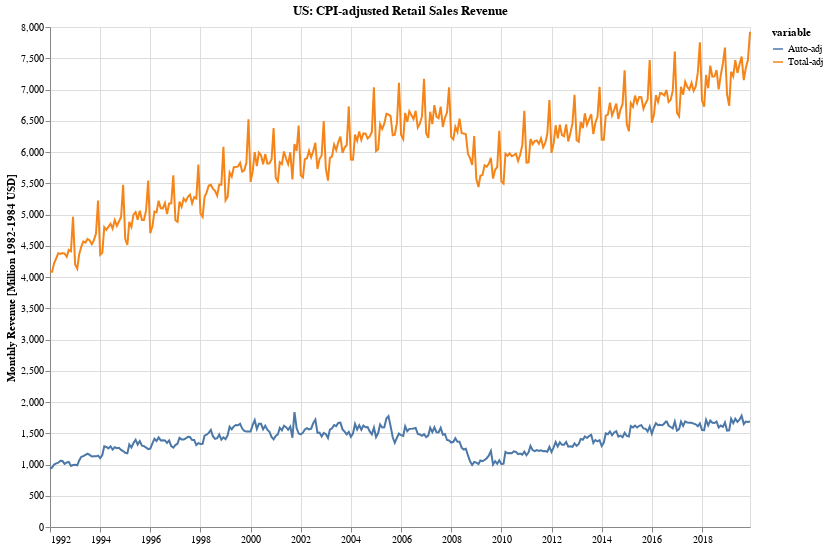

Notebook source saved alongside this figure:
### Markdown cell above
### How do the above trends look when adjusting for inflation (CPI)?

### Code cell
toCompare = [
    'Retail sales, total',
    'Retail sales, total (excl. motor vehicle and parts dealers)',
    'Retail sales and food services excl motor vehicle and parts'
]

tmp = df_combined[['Retail sales, total', 'Retail sales, total (excl. motor vehicle and parts dealers)']].copy()
tmp.columns = ['Retail sales, total', 'Retail sales excluding motor vehicles']

tmp['Retail sales, motor vehicles and parts'] = tmp['Retail sales, total'] - tmp['Retail sales excluding motor vehicles']
tmp = tmp.join(df_cpi['CWUR0000SA0'])
tmp.columns = ['Retail Total', 'Retail Excluding Motor Vehicles', 'Retail Motor Vehicles', 'CPI']

tmp['Total-adj'] = tmp['Retail Total'] / tmp['CPI']
tmp['Auto-adj'] = tmp['Retail Motor Vehicles'] / tmp['CPI']

chartable = tmp.reset_index()[['index', 'Total-adj', 'Auto-adj']].melt(id_vars='index')

alt.Chart(chartable).mark_line().encode(
    alt.X('index:T', axis=alt.Axis(title='')),
    alt.Y('value:Q', axis=alt.Axis(title='Monthly Revenue [Million 1982-1984 USD]')),
    alt.Color('variable:N')
).properties(
    title='US: CPI-adjusted Retail Sales Revenue',
    height=500,
    width=700
)

### Figure 1 — Vega-Lite specification as saved in the notebook (floating-point values rounded to 4 significant figures; data arrays with more than 128 entries replaced by an {"elided": "..."} marker saying what was removed)
{"config": {"view": {"continuousWidth": 400, "continuousHeight": 300}}, "data": {"name": "data-033d49c50583be5dd83a9e1e3201915d"}, "mark": "line", "encoding": {"color": {"type": "nominal", "field": "variable"}, "x": {"type": "temporal", "axis": {"title": ""}, "field": "index"}, "y": {"type": "quantitative", "axis": {"title": "Monthly Revenue [Million 1982-1984 USD]"}, "field": "value"}}, "height": 500, "title": "US: CPI-adjusted Retail Sales Revenue", "width": 700, "$schema": "https://vega.github.io/schema/vega-lite/v4.0.2.json", "datasets": {"data-033d49c50583be5dd83a9e1e3201915d": {"elided": "680 records"}}}
